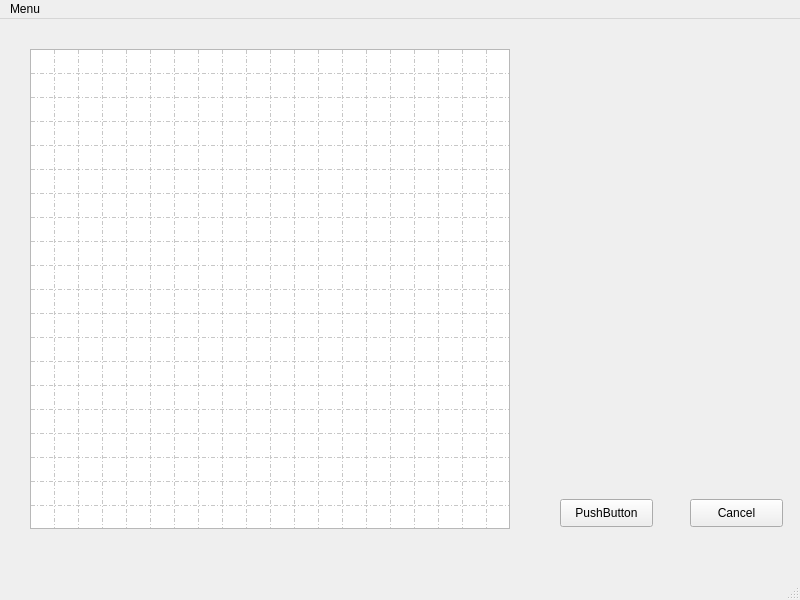
<?xml version="1.0" encoding="UTF-8"?>
<ui version="4.0">
 <class>MapWindow</class>
 <widget class="QMainWindow" name="MapWindow">
  <property name="geometry">
   <rect>
    <x>0</x>
    <y>0</y>
    <width>800</width>
    <height>600</height>
   </rect>
  </property>
  <property name="windowTitle">
   <string>MapWindow</string>
  </property>
  <widget class="QWidget" name="centralwidget">
   <widget class="QTableWidget" name="tableWidget">
    <property name="geometry">
     <rect>
      <x>30</x>
      <y>30</y>
      <width>480</width>
      <height>480</height>
     </rect>
    </property>
    <property name="sizePolicy">
     <sizepolicy hsizetype="Fixed" vsizetype="Fixed">
      <horstretch>0</horstretch>
      <verstretch>0</verstretch>
     </sizepolicy>
    </property>
    <property name="verticalScrollBarPolicy">
     <enum>Qt::ScrollBarAlwaysOff</enum>
    </property>
    <property name="horizontalScrollBarPolicy">
     <enum>Qt::ScrollBarAlwaysOff</enum>
    </property>
    <property name="autoScroll">
     <bool>false</bool>
    </property>
    <property name="editTriggers">
     <set>QAbstractItemView::NoEditTriggers</set>
    </property>
    <property name="selectionMode">
     <enum>QAbstractItemView::SingleSelection</enum>
    </property>
    <property name="gridStyle">
     <enum>Qt::DashDotLine</enum>
    </property>
    <property name="rowCount">
     <number>20</number>
    </property>
    <property name="columnCount">
     <number>20</number>
    </property>
    <attribute name="horizontalHeaderVisible">
     <bool>false</bool>
    </attribute>
    <attribute name="horizontalHeaderCascadingSectionResizes">
     <bool>false</bool>
    </attribute>
    <attribute name="horizontalHeaderDefaultSectionSize">
     <number>24</number>
    </attribute>
    <attribute name="horizontalHeaderMinimumSectionSize">
     <number>24</number>
    </attribute>
    <attribute name="verticalHeaderVisible">
     <bool>false</bool>
    </attribute>
    <attribute name="verticalHeaderDefaultSectionSize">
     <number>24</number>
    </attribute>
    <attribute name="verticalHeaderMinimumSectionSize">
     <number>24</number>
    </attribute>
    <row/>
    <row/>
    <row/>
    <row/>
    <row/>
    <row/>
    <row/>
    <row/>
    <row/>
    <row/>
    <row/>
    <row/>
    <row/>
    <row/>
    <row/>
    <row/>
    <row/>
    <row/>
    <row/>
    <row/>
    <column/>
    <column/>
    <column/>
    <column/>
    <column/>
    <column/>
    <column/>
    <column/>
    <column/>
    <column/>
    <column/>
    <column/>
    <column/>
    <column/>
    <column/>
    <column/>
    <column/>
    <column/>
    <column/>
    <column/>
   </widget>
   <widget class="QPushButton" name="cancelButton">
    <property name="geometry">
     <rect>
      <x>690</x>
      <y>480</y>
      <width>93</width>
      <height>28</height>
     </rect>
    </property>
    <property name="text">
     <string>Cancel</string>
    </property>
   </widget>
   <widget class="QPushButton" name="pushButton_2">
    <property name="geometry">
     <rect>
      <x>560</x>
      <y>480</y>
      <width>93</width>
      <height>28</height>
     </rect>
    </property>
    <property name="text">
     <string>PushButton</string>
    </property>
   </widget>
  </widget>
  <widget class="QMenuBar" name="menubar">
   <property name="geometry">
    <rect>
     <x>0</x>
     <y>0</y>
     <width>800</width>
     <height>26</height>
    </rect>
   </property>
   <widget class="QMenu" name="menuFile">
    <property name="title">
     <string>Menu</string>
    </property>
    <addaction name="actionSave"/>
   </widget>
   <addaction name="menuFile"/>
  </widget>
  <widget class="QStatusBar" name="statusbar"/>
  <action name="actionSave">
   <property name="text">
    <string>Save</string>
   </property>
  </action>
 </widget>
 <resources/>
 <connections/>
</ui>
